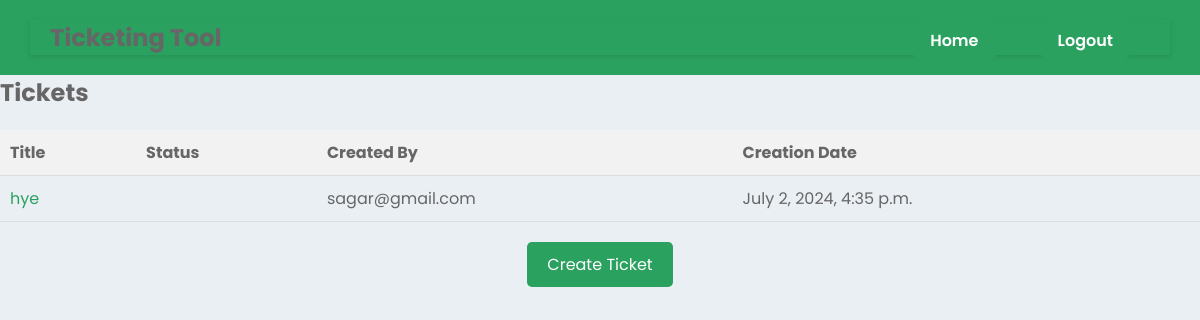
Page /tickets/ticket_list/ (signed in) on the committed database.
### tickets/models.py (models this page shows, shortened)
class Ticket(models.Model):
    STATUS_CHOICES = [
        ('open', 'Open'),
        ('in_progress', 'In Progress'),
        ('closed', 'Closed'),
    ]
    title = models.CharField(max_length=255)
    description = models.TextField()
    status = models.CharField(max_length=20, choices=STATUS_CHOICES, default='open')
    creator = models.ForeignKey(settings.AUTH_USER_MODEL, on_delete=models.CASCADE, related_name='created_tickets')
    assigned_engineer = models.ForeignKey(settings.AUTH_USER_MODEL, on_delete=models.CASCADE, related_name='assigned_tickets', blank=True, null=True)
    creation_timestamp = models.DateTimeField(auto_now_add=True)

class User(AbstractUser):
    email = models.EmailField(unique=True)
    username = models.CharField(max_length=150, unique=False, blank=True, null=True)  # Make username optional and not unique
    is_customer = models.BooleanField(default=False)
    is_engineer = models.BooleanField(default=False)
    groups = models.ManyToManyField(
        Group,
        related_name='tickets_user_set',
        blank=True,
        help_text='The groups this user belongs to. A user will get all permissions granted to each of their groups.',
        verbose_name='groups',
    )
    user_permissions = models.ManyToManyField(
        Permission,
        related_name='tickets_user_permissions_set',
        blank=True,
        help_text='Specific permissions for this user.',
        verbose_name='user permissions',
    )
    USERNAME_FIELD = 'email'
    REQUIRED_FIELDS = []

### tickets/views.py (the view)
# urls.py: path('ticket_list/', ticket_list, name='ticket_list'),
@login_required
def ticket_list(request):
    if request.user.is_engineer:
        tickets = Ticket.objects.filter(assigned_engineer=request.user)
    else:
        tickets = Ticket.objects.filter(creator=request.user)
    return render(request, 'tickets/ticket_list.html', {'tickets': tickets})

### tickets/templates/tickets/ticket_list.html
{% extends "base_generic.html" %}
{% block content %}
<h2>Tickets</h2>
<table>
  <thead>
    <tr>
      <th>Title</th>
      <th>Status</th>
      <th>Created By</th>
      <th>Creation Date</th>
    </tr>
  </thead>
  <tbody>
    {% for ticket in tickets %}
    <tr>
      <td><a href="{% url 'ticket_detail' ticket.id %}">{{ ticket.title }}</a></td>
      <td>{{ ticket.status }}</td>
      <td>{{ ticket.creator }}</td>
      <td>{{ ticket.creation_timestamp }}</td>
    </tr>
    {% endfor %}
  </tbody>
</table>
{% if not user.is_engineer %}
<div class="create-ticket-button">
  <a href="{% url 'create_ticket' %}" class="button">Create Ticket</a>
</div>
{% endif %}
{% endblock %}

### static/tickets/signup.css (style rules this page uses)
* { box-sizing: border-box; }
body { margin: 0; font-family: 'Poppins', Arial, Helvetica, sans-serif; font-size: 16px; font-weight: 400; color: #666666; background-image: url('https://wallpapercave.com/wp/s0nLOnC.jpg'); background-size: cover; background-position: center; }
* { box-sizing: border-box; margin: 0; padding: 0; }
body { margin: 0; font-family: 'Poppins', Arial, Helvetica, sans-serif; font-size: 16px; font-weight: 400; color: #666666; background: #eaeff4; }
table { width: 100%; border-collapse: collapse; margin-top: 20px; }
th, td { padding: 10px; text-align: left; border-bottom: 1px solid #ddd; }
th { background-color: #f2f2f2; }
a { text-decoration: none; color: #2aa15f; }
.create-ticket-button { text-align: center; margin-top: 20px; }
.create-ticket-button .button { display: inline-block; padding: 10px 20px; background-color: #2aa15f; color: #ffffff; text-decoration: none; border-radius: 5px; transition: background-color 0.3s ease; }

### rows in the picture
Ticket: title "hye", creator "sagar@gmail.com", creation_timestamp "July 2, 2024, 4:35 p.m."
